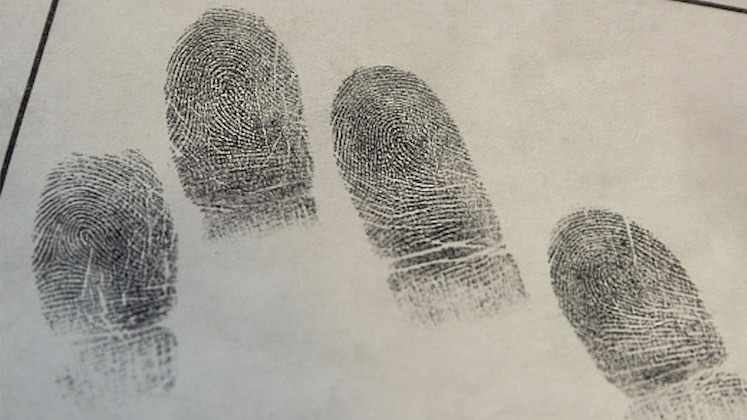
#> input picture fingerprint.jpeg, 747 x 420 px
$ python 'Jeremy Pretty CSC 515 Module 5 Latent Fingerprint.py'
#> lines starting #> are read from the running program, lines starting #| are printed output that depends on the picture; after the words box and inside, x2 and y2 are one past the last pixel; in counts of white or black regions, pixels touching at a corner belong together
# Jeremy Pretty CSC 515 Module 5 Latent Fingerprint
# March 15, 2023
import cv2
import os


fingerprint = os.path.join(os.path.dirname(__file__), 'fingerprint.jpeg')

# Load the input image
image = cv2.imread(fingerprint)
#> image is the input picture: shape (420, 747, 3); mean B, G, R 153.4, 163.2, 166.9

# Convert to grayscale
gray = cv2.cvtColor(image, cv2.COLOR_BGR2GRAY)

# Thresholding to obtain a binary image
_, binary = cv2.threshold(gray, 0, 255, cv2.THRESH_BINARY + cv2.THRESH_OTSU)
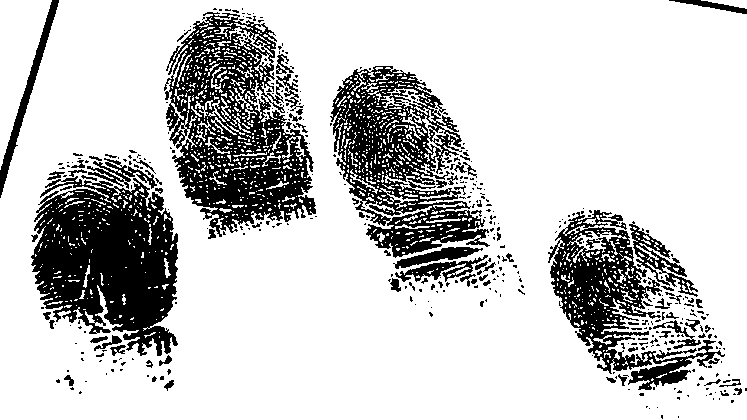
#> binary: shape (420, 747); 78.7% white; 408 black regions (324 under 20 px), largest, box (x1, y1, x2, y2) and area: (31, 176, 178, 356) 17223, (164, 12, 316, 237) 16835, (330, 66, 490, 258) 12930

# Define kernel for morphological operations
kernel = cv2.getStructuringElement(cv2.MORPH_RECT, (3, 3))

# Apply dilation
dilated = cv2.dilate(binary, kernel, iterations=1)
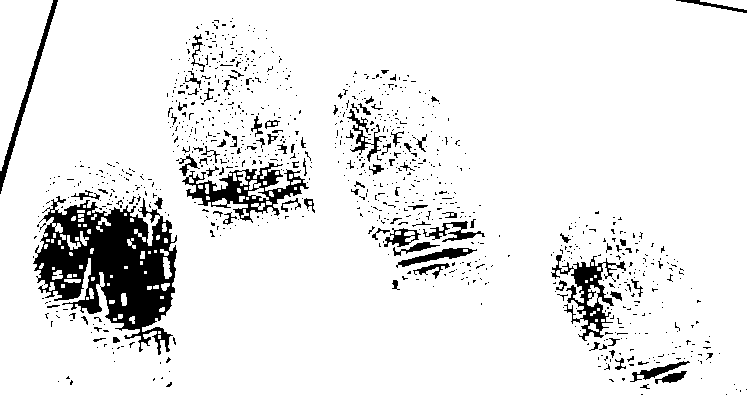
#> dilated: shape (420, 747); 91.9% white; 963 black regions (873 under 20 px), largest, box (x1, y1, x2, y2) and area: (33, 196, 177, 355) 11423, (182, 162, 309, 223) 2371, (551, 255, 626, 341) 1792

# Apply erosion
eroded = cv2.erode(dilated, kernel, iterations=1)
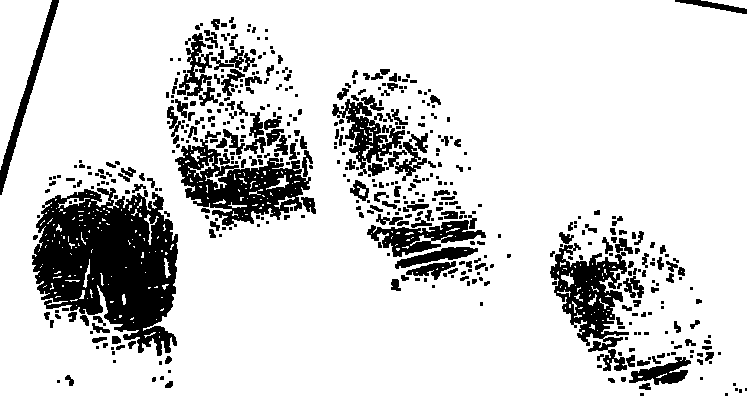
#> eroded: shape (420, 747); 84.5% white; 506 black regions (290 under 20 px), largest, box (x1, y1, x2, y2) and area: (32, 188, 178, 356) 15621, (175, 139, 311, 227) 5429, (550, 243, 629, 371) 4366

# Apply opening
opening = cv2.morphologyEx(eroded, cv2.MORPH_OPEN, kernel)
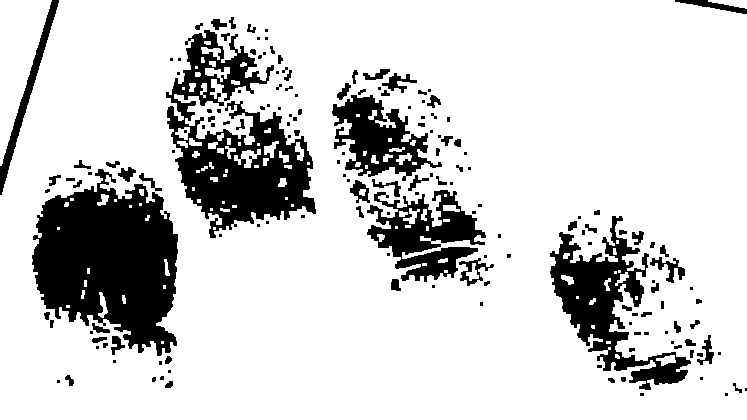
#> opening: shape (420, 747); 82.2% white; 167 black regions (83 under 20 px), largest, box (x1, y1, x2, y2) and area: (32, 169, 178, 356) 17606, (166, 30, 316, 238) 13225, (550, 216, 691, 390) 7744

# Apply closing
closing = cv2.morphologyEx(opening, cv2.MORPH_CLOSE, kernel)
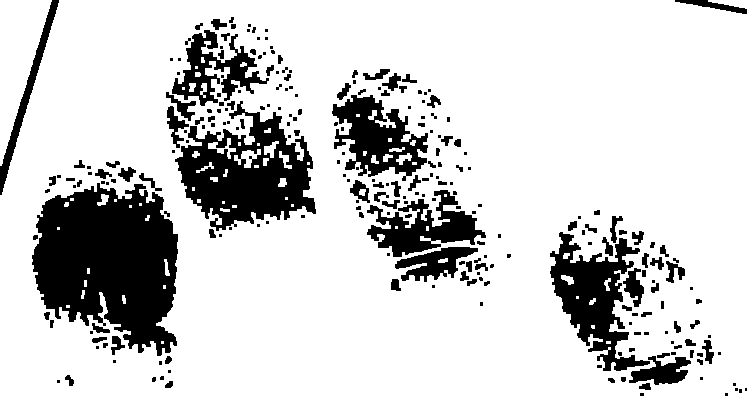
#> closing: shape (420, 747); 82.3% white; 251 black regions (135 under 20 px), largest, box (x1, y1, x2, y2) and area: (32, 183, 178, 356) 17416, (175, 101, 316, 231) 9423, (550, 232, 650, 371) 5817

# Display the original fingerprint image, Dilated, and eroded image
cv2.imshow("Original", image)
cv2.imshow("Dilated", dilated)
cv2.imshow("Eroded", eroded)
cv2.imshow("Opened", opening)
cv2.imshow("Closed", closing)
cv2.waitKey(0)

# Display the enhanced fingerprint image
cv2.imshow("Enhanced Fingerprint", closing)
cv2.waitKey(0)

# Save the enhanced fingerprint image
cv2.imwrite("enhanced_fingerprint.jpg", closing)
